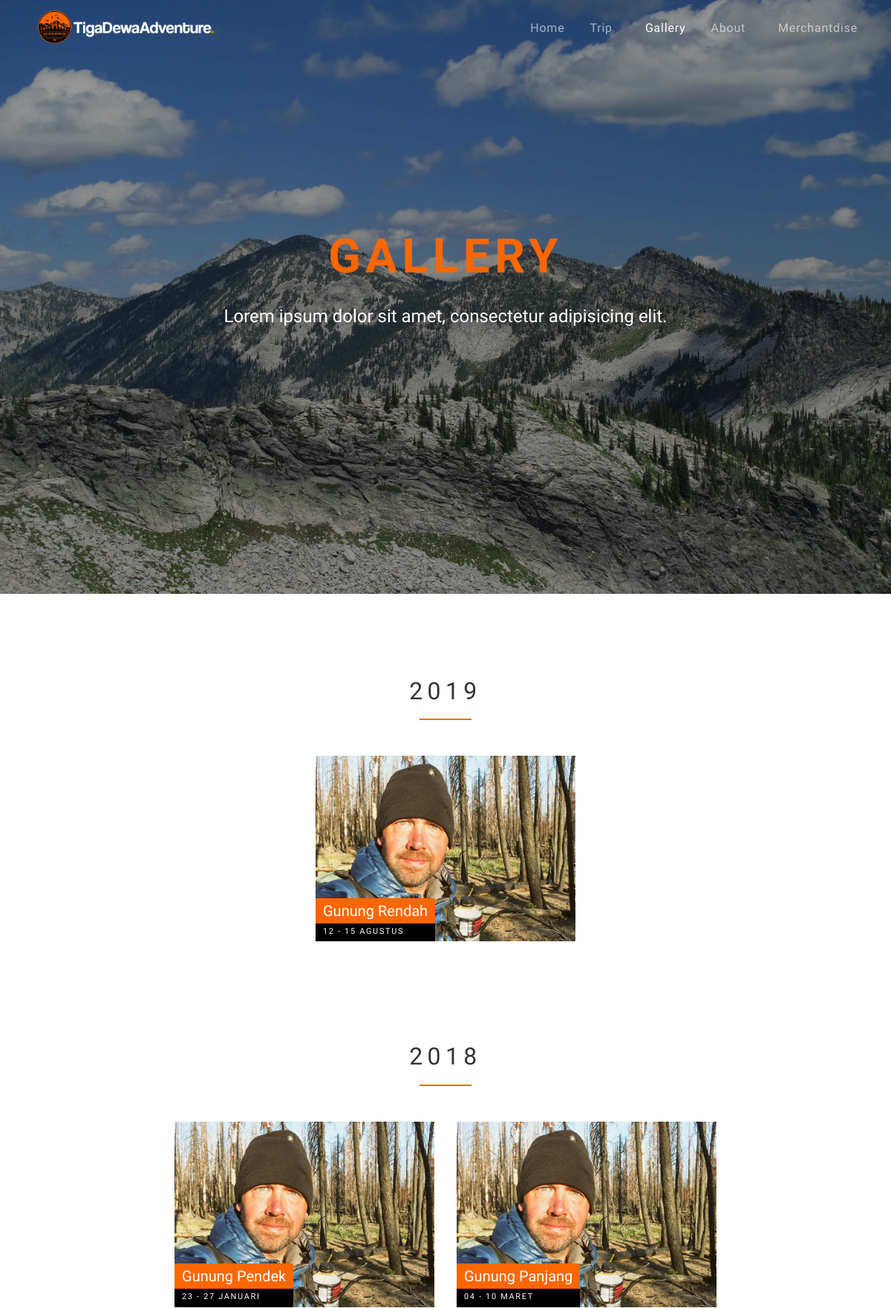
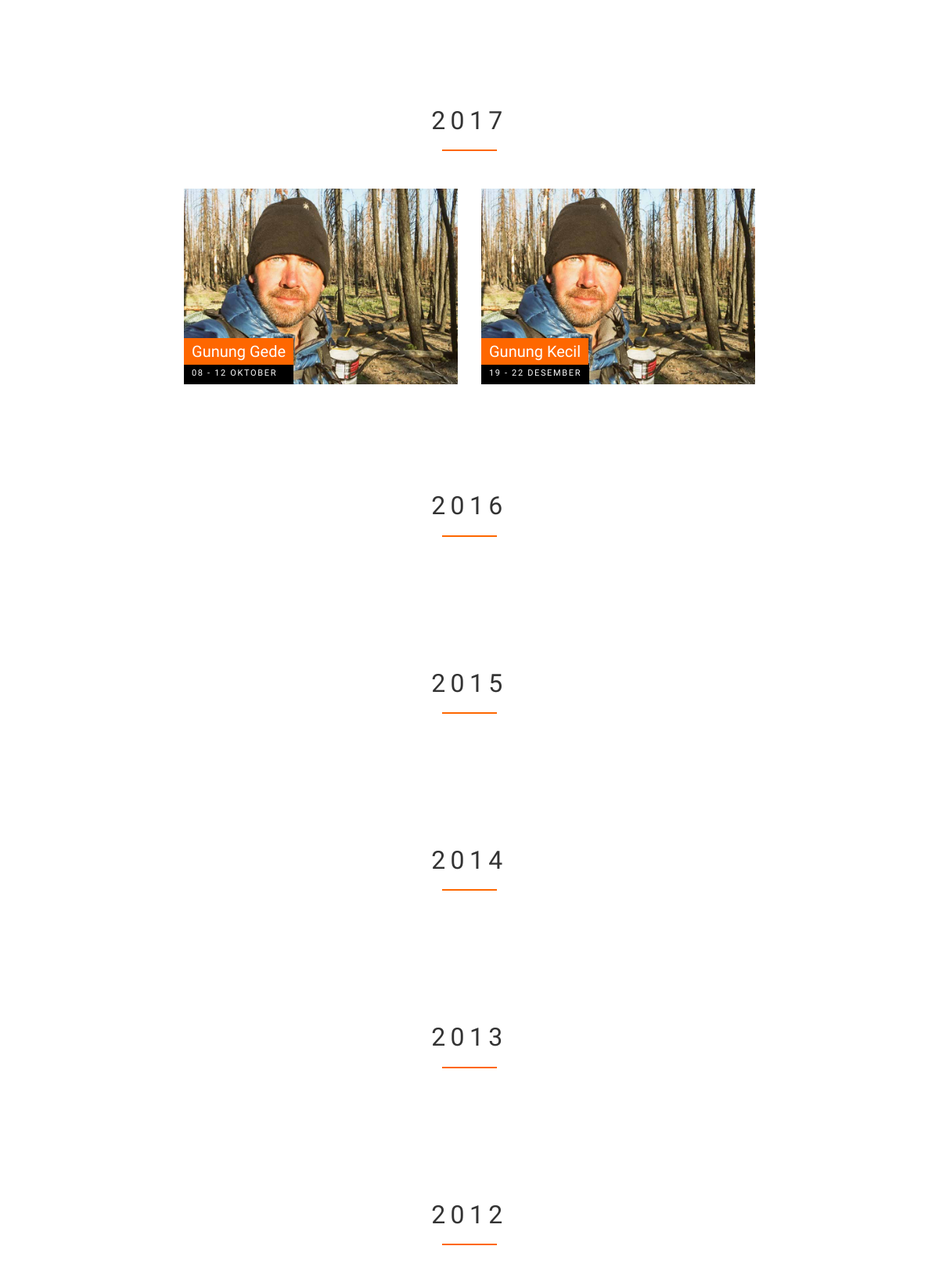
/index.php/gallery (upper part), run on the app's committed database (2 pictures, top to bottom).
### tables this page shows
CREATE TABLE `gallery` (
  `id_gallery` int(11) NOT NULL,
  `picture` varchar(200) NOT NULL,
  `tripDate` varchar(100) NOT NULL,
  `year` int(11) NOT NULL,
  `tripName` varchar(100) NOT NULL,
  `detail` text NOT NULL
);

### application/controllers/Gallery.php (called while the page is built, shortened)
<?php
class Gallery extends CI_Controller {
	public function __construct()
	{
		$this->load->model('Gallery_model', 'gm');
	}
	public function index()
	{
		$data['get_a'] = $this->gm->get_a();
		$data['get_b'] = $this->gm->get_b();
		$data['get_c'] = $this->gm->get_c();
		$data['get_d'] = $this->gm->get_d();
		$data['get_e'] = $this->gm->get_e();
		$data['get_f'] = $this->gm->get_f();
		$data['get_g'] = $this->gm->get_g();
		$data['get_h'] = $this->gm->get_h();
		$data['get_i'] = $this->gm->get_i();
		$data['get_j'] = $this->gm->get_j();
		$data['get_k'] = $this->gm->get_k();
		$data['get_l'] = $this->gm->get_l();
		$this->load->view('user/gallery', $data);
	}
}

### index.php (called while the page is built, shortened)
<?php
require_once BASEPATH.'core/CodeIgniter.php';

### application/models/Gallery_model.php (called while the page is built, shortened)
<?php
class Gallery_model extends CI_Model {
	public function get_a()
	{
		return $this->db->where('year', 2017)
						->get('gallery')->result();
	}
	public function get_b()
	{
		return $this->db->where('year', 2018)
						->get('gallery')->result();
	}
	public function get_c()
	{
		return $this->db->where('year', 2019)
						->get('gallery')->result();
	}
}

### application/views/user/gallery.php (the view, shortened to what this page needs)
<!DOCTYPE html>
<html lang="en">
  <head>
    <link rel="stylesheet" href="<?=base_url()?>assets/fonts/icomoon/style.css">
    <link rel="stylesheet" href="<?=base_url()?>assets/css/bootstrap.min.css">
    <link rel="stylesheet" href="<?=base_url()?>assets/css/magnific-popup.css">
    <link rel="stylesheet" href="<?=base_url()?>assets/css/jquery-ui.css">
    <link rel="stylesheet" href="<?=base_url()?>assets/css/owl.carousel.min.css">
    <link rel="stylesheet" href="<?=base_url()?>assets/css/owl.theme.default.min.css">
    <link rel="stylesheet" href="<?=base_url()?>assets/css/bootstrap-datepicker.css">
    <link rel="stylesheet" href="<?=base_url()?>assets/css/mediaelementplayer.css">
    <link rel="stylesheet" href="<?=base_url()?>assets/css/animate.css">
    <link rel="stylesheet" href="<?=base_url()?>assets/fonts/flaticon/font/flaticon.css">
    <link rel="stylesheet" href="<?=base_url()?>assets/css/fl-bigmug-line.css">
    <link rel="stylesheet" href="https://use.fontawesome.com/releases/v5.6.3/css/all.css">
    <link rel="stylesheet" href="<?=base_url()?>assets/css/aos.css">
    <link rel="stylesheet" href="<?=base_url()?>assets/css/style.css">
  </head>
  <body>
  <div class="site-wrap">
    <nav class="site-navbar">
        <div class="container py-1">
          <div class="row align-items-center">
            <div class="col-8 col-md-8 col-lg-4">
              <a href="<?=base_url()?>index.php/Home">
                <img src="<?=base_url()?>assets/images/tigadewa1.png" style="width: 250px;">
              </a>
            </div>
            <div class="col-4 col-md-4 col-lg-8">
              <nav class="site-navigation text-right text-md-right" role="navigation">
                <ul class="site-menu js-clone-nav d-none d-lg-block">
                  <li>
                    <a href="<?=base_url()?>index.php/Home">Home</a>
                  </li>
                  <li class="has-children">
                    <a href="#">Trip</a>
                  </li>
                  <li class="active"><a href="#">Gallery</a></li>
                  <li class="has-children">
                    <a href="#">About</a>
                  </li>
                  <li><a href="<?=base_url()?>index.php/Merchantdise">Merchantdise</a></li>
                </ul>
              </nav>
            </div>
          </div>
        </div>
      </nav>
    </div>
    <div class="site-blocks-cover overlay" style="background-image: url('<?=base_url()?>assets/images/mount6.jpg');" data-aos="fade" data-stellar-background-ratio="0.5" data-aos="fade">
      <div class="container">
        <div class="row align-items-center justify-content-center">
          <div class="col-md-8 text-center" data-aos="fade-up" data-aos-delay="200">
            <h1 class="mb-4" style="color: #fe6700; font-weight: bold;">GALLERY</h1>
            <p class="mb-5">Lorem ipsum dolor sit amet, consectetur adipisicing elit.</p>
          </div>
        </div>
      </div>
    </div>
  <div class="site-section">
      <div class="container">
        <div class="row">
          <div class="site-section-heading text-center w-border col-md-6 mx-auto">
            <h2 class="mb-5">2019</h2>
          </div>
        </div>
        <div class="row justify-content-center">
          <?php foreach ($get_c as $c) { ?>
            <div class="col-md-6 col-lg-4 mb-3">
              <a href="<?=base_url()?>index.php/Gallery/detail/<?php echo $c->id_gallery; ?>" class="unit-9">
                <div class="image"
                  style="background-image: url('<?=base_url()?>assets/uploads/<?php echo $c->picture; ?>');">
                </div>
                <div class="unit-9-content">
                  <h2><?php echo $c->tripName; ?></h2>
                    <span><?php echo $c->tripDate; ?></span>
                </div>
              </a>
            </div>
          <?php }?>
        </div>
      </div>
      <div class="container" style="margin-top: 120px;">
        <div class="row">
          <div class="site-section-heading text-center w-border col-md-6 mx-auto">
            <h2 class="mb-5">2018</h2>
          </div>
        </div>
        <div class="row justify-content-center">
          <?php foreach ($get_b as $b) { ?>
            <div class="col-md-6 col-lg-4 mb-3">
              <a href="trip1.html" class="unit-9">
                <div class="image"
                  style="background-image: url('<?=base_url()?>assets/uploads/<?php echo $b->picture; ?>');">
                </div>
                <div class="unit-9-content">
                  <h2><?php echo $b->tripName; ?></h2>
                  <span><?php echo $b->tripDate; ?></span>
                </div>
              </a>
            </div>
          <?php }?>
        </div>
      </div>
      <div class="container" style="margin-top: 120px;">
        <div class="row">
          <div class="site-section-heading text-center w-border col-md-6 mx-auto">
            <h2 class="mb-5">2017</h2>
          </div>
        </div>
        <div class="row justify-content-center">
          <?php foreach ($get_a as $a) { ?>
            <div class="col-md-6 col-lg-4 mb-3">
              <a href="trip1.html" class="unit-9">
                <div class="image"
                  style="background-image: url('<?=base_url()?>assets/uploads/<?php echo $a->picture; ?>');">
                </div>
                <div class="unit-9-content">
                  <h2><?php echo $a->tripName; ?></h2>
                  <span><?php echo $a->tripDate; ?></span>
                </div>
              </a>
            </div>
          <?php }?>
        </div>
      </div>
      <div class="container" style="margin-top: 120px;">
        <div class="row">
          <div class="site-section-heading text-center w-border col-md-6 mx-auto">
            <h2 class="mb-5">2016</h2>
          </div>
        </div>
      </div>
      <div class="container" style="margin-top: 120px;">
        <div class="row">
          <div class="site-section-heading text-center w-border col-md-6 mx-auto">
            <h2 class="mb-5">2015</h2>
          </div>
        </div>
      </div>
      <div class="container" style="margin-top: 120px;">
        <div class="row">
          <div class="site-section-heading text-center w-border col-md-6 mx-auto">
            <h2 class="mb-5">2014</h2>
          </div>
        </div>
      </div>
      <div class="container" style="margin-top: 120px;">
        <div class="row">
          <div class="site-section-heading text-center w-border col-md-6 mx-auto">
            <h2 class="mb-5">2013</h2>
          </div>
        </div>
      </div>
      <div class="container" style="margin-top: 120px;">
        <div class="row">
          <div class="site-section-heading text-center w-border col-md-6 mx-auto">
            <h2 class="mb-5">2012</h2>
          </div>
        </div>
      </div>
    </div>
  </body>
</html>

### data on the page
gallery: picture (picture), tripName "Gunung Rendah", tripDate "12 - 15 AGUSTUS"
gallery: picture (picture), tripName "Gunung Pendek", tripDate "23 - 27 JANUARI"
gallery: picture (picture), tripName "Gunung Panjang", tripDate "04 - 10 MARET"
gallery: picture (picture), tripName "Gunung Gede", tripDate "08 - 12 OKTOBER"
gallery: picture (picture), tripName "Gunung Kecil", tripDate "19 - 22 DESEMBER"
